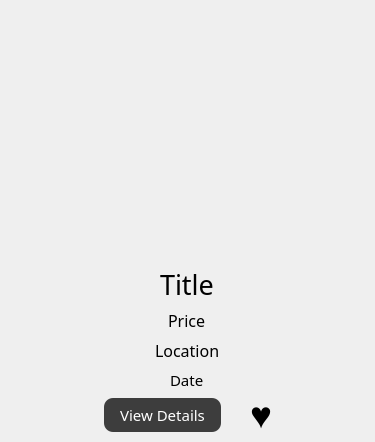
<?xml version="1.0" encoding="UTF-8"?>
<ui version="4.0">
 <class>Form</class>
 <widget class="QWidget" name="Form">
  <property name="geometry">
   <rect>
    <x>0</x>
    <y>0</y>
    <width>375</width>
    <height>442</height>
   </rect>
  </property>
  <property name="sizePolicy">
   <sizepolicy hsizetype="Preferred" vsizetype="Preferred">
    <horstretch>0</horstretch>
    <verstretch>0</verstretch>
   </sizepolicy>
  </property>
  <property name="windowTitle">
   <string>Form</string>
  </property>
  <property name="styleSheet">
   <string notr="true"/>
  </property>
  <layout class="QVBoxLayout" name="verticalLayout" stretch="0">
   <property name="spacing">
    <number>6</number>
   </property>
   <property name="leftMargin">
    <number>0</number>
   </property>
   <property name="topMargin">
    <number>0</number>
   </property>
   <property name="rightMargin">
    <number>0</number>
   </property>
   <property name="bottomMargin">
    <number>0</number>
   </property>
   <item>
    <widget class="QWidget" name="listing_info" native="true">
     <layout class="QVBoxLayout" name="verticalLayout_2">
      <property name="leftMargin">
       <number>20</number>
      </property>
      <property name="rightMargin">
       <number>20</number>
      </property>
      <item alignment="Qt::AlignHCenter">
       <widget class="QLabel" name="main_photo">
        <property name="minimumSize">
         <size>
          <width>38</width>
          <height>240</height>
         </size>
        </property>
        <property name="maximumSize">
         <size>
          <width>0</width>
          <height>16777215</height>
         </size>
        </property>
        <property name="styleSheet">
         <string notr="true"/>
        </property>
        <property name="text">
         <string/>
        </property>
        <property name="scaledContents">
         <bool>false</bool>
        </property>
       </widget>
      </item>
      <item>
       <widget class="QLabel" name="label">
        <property name="maximumSize">
         <size>
          <width>16777215</width>
          <height>5</height>
         </size>
        </property>
        <property name="text">
         <string/>
        </property>
       </widget>
      </item>
      <item alignment="Qt::AlignHCenter">
       <widget class="QLabel" name="title">
        <property name="font">
         <font>
          <family>Century Gothic</family>
          <pointsize>20</pointsize>
         </font>
        </property>
        <property name="text">
         <string>Title</string>
        </property>
       </widget>
      </item>
      <item alignment="Qt::AlignHCenter">
       <widget class="QLabel" name="price">
        <property name="font">
         <font>
          <family>Century Gothic</family>
          <pointsize>12</pointsize>
         </font>
        </property>
        <property name="text">
         <string>Price</string>
        </property>
       </widget>
      </item>
      <item alignment="Qt::AlignHCenter">
       <widget class="QLabel" name="location">
        <property name="font">
         <font>
          <family>Century Gothic</family>
          <pointsize>12</pointsize>
         </font>
        </property>
        <property name="text">
         <string>Location</string>
        </property>
       </widget>
      </item>
      <item alignment="Qt::AlignHCenter">
       <widget class="QLabel" name="date">
        <property name="font">
         <font>
          <family>Century Gothic</family>
          <pointsize>11</pointsize>
         </font>
        </property>
        <property name="text">
         <string>Date</string>
        </property>
       </widget>
      </item>
      <item alignment="Qt::AlignHCenter|Qt::AlignVCenter">
       <widget class="QWidget" name="buttons" native="true">
        <property name="font">
         <font>
          <pointsize>5</pointsize>
         </font>
        </property>
        <layout class="QHBoxLayout" name="horizontalLayout">
         <property name="spacing">
          <number>28</number>
         </property>
         <property name="leftMargin">
          <number>0</number>
         </property>
         <property name="topMargin">
          <number>0</number>
         </property>
         <property name="rightMargin">
          <number>0</number>
         </property>
         <property name="bottomMargin">
          <number>0</number>
         </property>
         <item alignment="Qt::AlignVCenter">
          <widget class="QPushButton" name="view_more">
           <property name="font">
            <font>
             <family>Century Gothic</family>
             <pointsize>11</pointsize>
            </font>
           </property>
           <property name="styleSheet">
            <string notr="true">QPushButton {
    border: 2px solid transparent;
	background-color: rgb(61, 61, 61);
    border-radius: 10px;      
    padding: 5px 15px;                        
    color: white;             
    transition: background-color 0.3s ease; 
}

QPushButton:hover {
    background-color: ; 
	background-color: rgb(111, 111, 111);
    color: black;                  
}

QPushButton:pressed {
    background-color: #d0d0d0;
    color: black;
}</string>
           </property>
           <property name="text">
            <string>View Details</string>
           </property>
          </widget>
         </item>
         <item alignment="Qt::AlignHCenter|Qt::AlignVCenter">
          <widget class="QPushButton" name="favorite">
           <property name="maximumSize">
            <size>
             <width>50</width>
             <height>30</height>
            </size>
           </property>
           <property name="font">
            <font>
             <pointsize>28</pointsize>
            </font>
           </property>
           <property name="styleSheet">
            <string notr="true">QPushButton {
    color: black;
	border-radius: 10px;
    border: none;
	padding: 0px;
}
QPushButton:checked {
    color: red;
}
QPushButton:hover {
    color: gray;
}</string>
           </property>
           <property name="text">
            <string>♥</string>
           </property>
           <property name="checkable">
            <bool>true</bool>
           </property>
          </widget>
         </item>
        </layout>
       </widget>
      </item>
     </layout>
    </widget>
   </item>
  </layout>
 </widget>
 <resources/>
 <connections/>
</ui>
